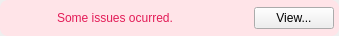
<?xml version="1.0" encoding="UTF-8"?>
<ui version="4.0">
 <class>SomeIssuesOccurredMessage</class>
 <widget class="QWidget" name="SomeIssuesOccurredMessage">
  <property name="geometry">
   <rect>
    <x>0</x>
    <y>0</y>
    <width>339</width>
    <height>36</height>
   </rect>
  </property>
  <property name="sizePolicy">
   <sizepolicy hsizetype="Preferred" vsizetype="Fixed">
    <horstretch>0</horstretch>
    <verstretch>0</verstretch>
   </sizepolicy>
  </property>
  <property name="minimumSize">
   <size>
    <width>0</width>
    <height>36</height>
   </size>
  </property>
  <property name="maximumSize">
   <size>
    <width>16777215</width>
    <height>36</height>
   </size>
  </property>
  <property name="windowTitle">
   <string notr="true"/>
  </property>
  <property name="autoFillBackground">
   <bool>false</bool>
  </property>
  <property name="styleSheet">
   <string notr="true">#issuesIcon
{
   border:none;
   background-color:transparent
}


#issuesInfoLabel
{
    color: #FFE31B57; /*colorToken.text-error*/
}

#issueContainer
{
   border-radius: 8px;
   background-color:#FFFFE4E8; /*colorToken.notification-error*/
}</string>
  </property>
  <layout class="QHBoxLayout" name="horizontalLayout">
   <property name="spacing">
    <number>0</number>
   </property>
   <property name="leftMargin">
    <number>0</number>
   </property>
   <property name="topMargin">
    <number>0</number>
   </property>
   <property name="rightMargin">
    <number>0</number>
   </property>
   <property name="bottomMargin">
    <number>0</number>
   </property>
   <item>
    <widget class="QWidget" name="issueContainer" native="true">
     <property name="minimumSize">
      <size>
       <width>0</width>
       <height>0</height>
      </size>
     </property>
     <property name="maximumSize">
      <size>
       <width>16777215</width>
       <height>16777215</height>
      </size>
     </property>
     <property name="styleSheet">
      <string notr="true"/>
     </property>
     <layout class="QHBoxLayout" name="horizontalLayout_2">
      <property name="spacing">
       <number>0</number>
      </property>
      <property name="leftMargin">
       <number>5</number>
      </property>
      <property name="topMargin">
       <number>0</number>
      </property>
      <property name="rightMargin">
       <number>5</number>
      </property>
      <property name="bottomMargin">
       <number>0</number>
      </property>
      <item>
       <widget class="QPushButton" name="issuesIcon">
        <property name="text">
         <string/>
        </property>
        <property name="icon">
         <iconset>
          <normalon>:/images/icon_error.png</normalon>
         </iconset>
        </property>
        <property name="iconSize">
         <size>
          <width>24</width>
          <height>24</height>
         </size>
        </property>
       </widget>
      </item>
      <item>
       <spacer name="horizontalSpacer_19">
        <property name="orientation">
         <enum>Qt::Horizontal</enum>
        </property>
        <property name="sizeType">
         <enum>QSizePolicy::Fixed</enum>
        </property>
        <property name="sizeHint" stdset="0">
         <size>
          <width>20</width>
          <height>11</height>
         </size>
        </property>
       </spacer>
      </item>
      <item>
       <widget class="QLabel" name="issuesInfoLabel">
        <property name="text">
         <string>Some issues ocurred.</string>
        </property>
       </widget>
      </item>
      <item>
       <spacer name="horizontalSpacer_18">
        <property name="orientation">
         <enum>Qt::Horizontal</enum>
        </property>
        <property name="sizeType">
         <enum>QSizePolicy::Expanding</enum>
        </property>
        <property name="sizeHint" stdset="0">
         <size>
          <width>95</width>
          <height>11</height>
         </size>
        </property>
       </spacer>
      </item>
      <item>
       <widget class="QPushButton" name="viewIssuesButton">
        <property name="cursor">
         <cursorShape>PointingHandCursor</cursorShape>
        </property>
        <property name="text">
         <string>View...</string>
        </property>
        <property name="type" stdset="0">
         <string notr="true">outline</string>
        </property>
        <property name="dimension" stdset="0">
         <string notr="true">small</string>
        </property>
       </widget>
      </item>
     </layout>
    </widget>
   </item>
  </layout>
 </widget>
 <resources/>
 <connections/>
</ui>
